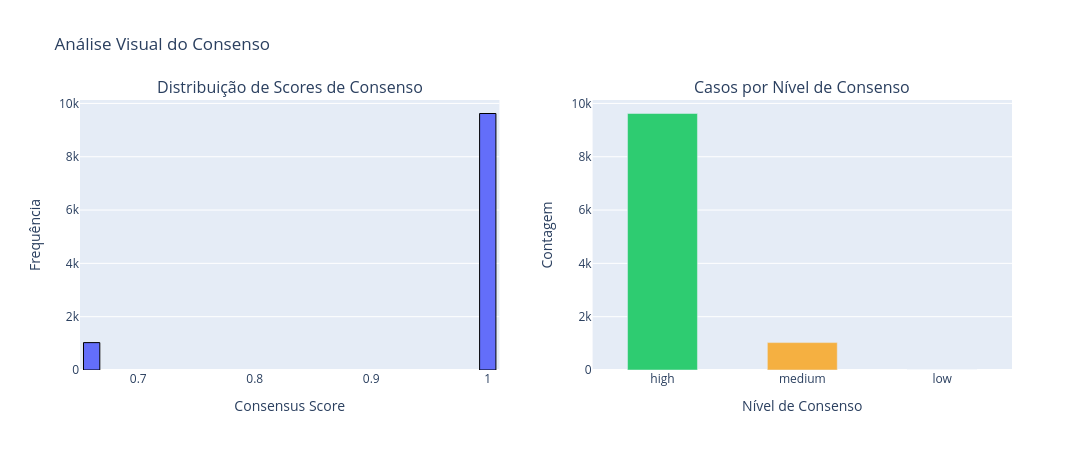

Write notebook code for a chart like this one.
### Markdown cell above
### - Score e níveis

### Code cell
visualizer.plot_score_and_levels(
    df_with_consensus=df_with_consensus,
    levels=levels,
)

### Figure 1 — Plotly figure (JSON) as saved in the notebook; plotly's stock layout.template omitted (floating-point values rounded to 4 significant figures; data arrays with more than 128 entries replaced by an {"elided": "..."} marker saying what was removed)
{"data": [{"marker": {"line": {"color": "black", "width": 1}}, "name": "Consensus Score", "nbinsx": 20, "type": "histogram", "x": {"elided": "10649 float values"}, "xaxis": "x", "yaxis": "y"}, {"marker": {"color": ["#2ECC71", "#F5B041", "#E74C3C"]}, "type": "bar", "width": 0.5, "x": ["high", "medium", "low"], "xaxis": "x2", "y": [9622, 1027, 0], "yaxis": "y2"}], "layout": {"annotations": [{"font": {"size": 16}, "showarrow": false, "text": "Distribuição de Scores de Consenso", "x": 0.225, "xanchor": "center", "xref": "paper", "y": 1, "yanchor": "bottom", "yref": "paper"}, {"font": {"size": 16}, "showarrow": false, "text": "Casos por Nível de Consenso", "x": 0.775, "xanchor": "center", "xref": "paper", "y": 1, "yanchor": "bottom", "yref": "paper"}], "bargap": 0.3, "height": 450, "showlegend": false, "title": {"text": "Análise Visual do Consenso"}, "width": 1100, "xaxis": {"anchor": "y", "domain": [0, 0.45], "title": {"text": "Consensus Score"}}, "xaxis2": {"anchor": "y2", "domain": [0.55, 1], "title": {"text": "Nível de Consenso"}}, "yaxis": {"anchor": "x", "domain": [0, 1], "title": {"text": "Frequência"}}, "yaxis2": {"anchor": "x2", "domain": [0, 1], "title": {"text": "Contagem"}}}}
